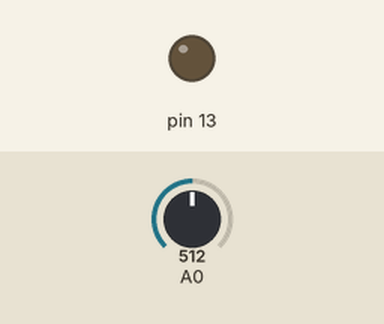
This sketch was run on a simulated Arduino Uno, built with avr-gcc and run on an emulated ATmega328P. On the bench: output pins drawn as LEDs (lit = HIGH). The test bench sets the inputs (shaded band); at power-on: A0 = 512. What the sketch prints to the serial monitor is not drawn.

Above: at 1.2 s.
1.3 s: A0 set to 716
2.9 s: A0 set to 900
Timing chart, 0 to 5.9 s (numbered marks = the images above; inputs shaded):
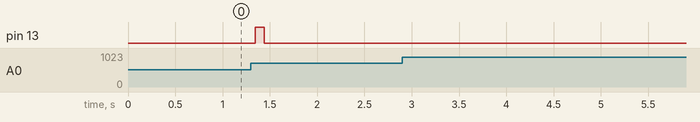

The sketch:

EMG_motor.ino
```cpp
#include <TimerOne.h>

#define arrSize 32  // Размер массива для анализа
#define noise 50  // Шумовой уровень

double sData = 0;  // Амплитуда размаха сигнала

int val[arrSize]; //массив для анализа ЭМГ сигнала

int i=0; // Глобальный счетчик


void setup() {
  Serial.begin(115200);

  Timer1.initialize(3000);  // Запускаем таймер с периодом 3мс
  Timer1.attachInterrupt(sendData);  // Выполняем функцию sendData каждую 3мс

  pinMode(13,OUTPUT);  // Определим 13 ножу как вывод
  digitalWrite(13,LOW);  // Установим "низкое" состояние на ножке

  // Заполняем массив для изучения нулями
   for (int k=0; k<arrSize;k++){
    val[k] = 0;
  }

}

void loop() {

}

void sendData(){
  Serial.write("A0");    // Отправляем имя порта, к которому подключен
  val[i] = map(analogRead(A0),0,1023,0,255);  // Конвертируем из 10битного вида к 8 битному
  Serial.write(val[i++]); // Отправляем результат оцифровки

  if (i == arrSize) {  // Если полностью заполнили массив
    i = 0;  //не выходим индексом i за размер массива
    double maxV = val[0], minV = val[0];  // Инициализируем максимальное и минимальное значение

    // Ищем максимальное и минимальное значение в массиве
    for (int k = 0; k < arrSize; k++) {
      if ( val[k] > maxV)
        maxV = val[k];
      if ( val[k] < minV)
        minV = val[k];
    }

    //sData =  0.4*sData + 0.6*(maxV - minV); // Что бы применить комплиментарный фильтр, расскомментируйте строку
    sData = maxV - minV; // Определяем максимальный размах сигнала

  }

   if (sData > noise) // Если размах сигнала больше уровня шума
    digitalWrite(13,HIGH); // Подаем логическую 1 на ногу 13
  else
    digitalWrite(13,LOW);  // Иначе подаем логический 0 на ногу 13
}
```

Measured:
- after the input at 1.3 s, pin 13: LOW → HIGH at once, → LOW 0.10 s later
- after the input at 2.9 s, every drawn part: stays the same
